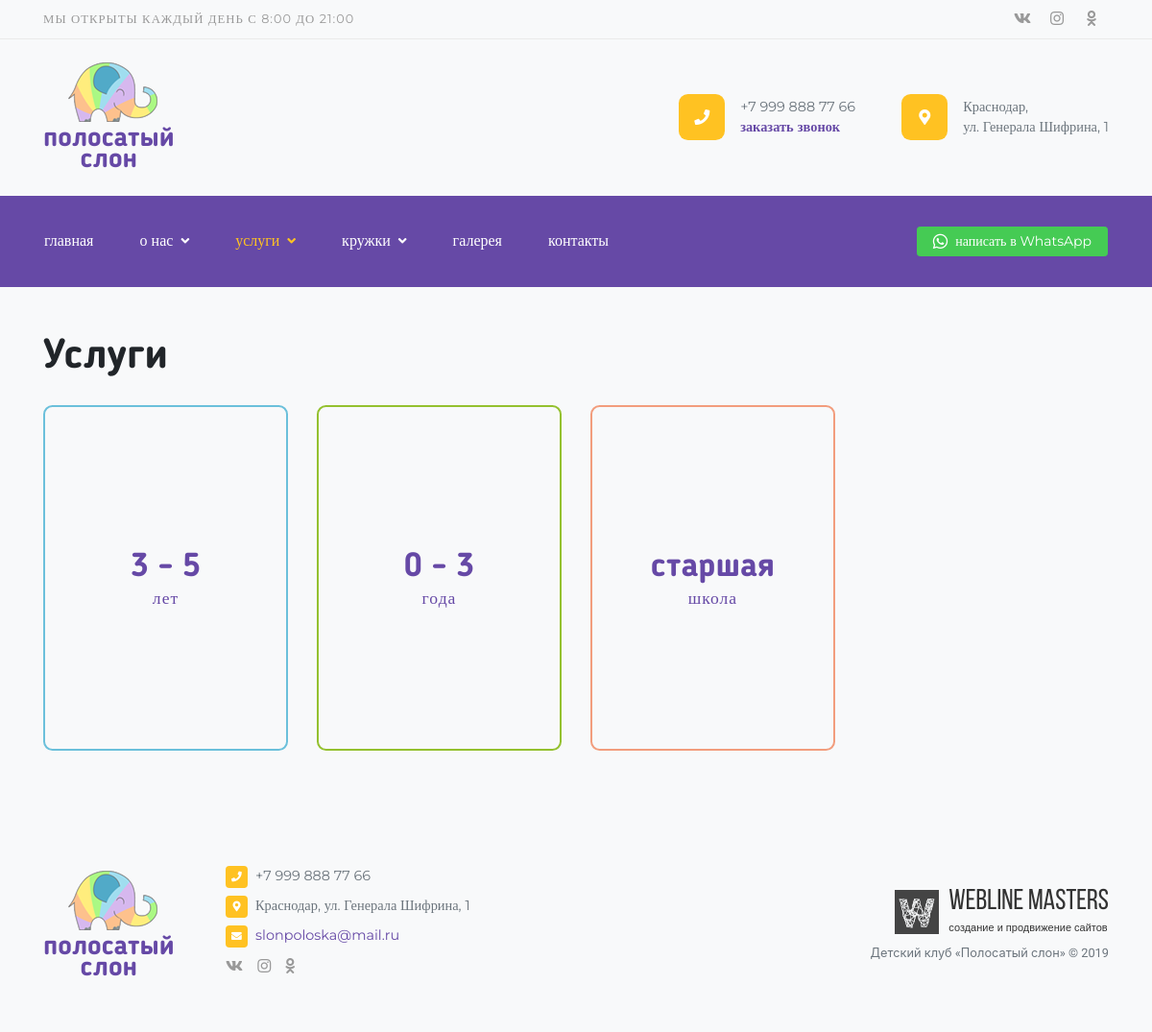
The app's page /services/category/service/ with its own data.
### contacts/models.py (models this page shows, shortened)
class Social(models.Model):
    name = models.CharField(max_length=250, verbose_name='Название социальной сети')
    short_name = models.CharField(max_length=250, verbose_name='Короткое название')
    link = models.URLField(max_length=250, verbose_name='Ссылка')
    class Meta:
        verbose_name = 'Социальная сеть'
        verbose_name_plural = 'Социальные сети'

class Phone(models.Model):
    phone = models.CharField(max_length=20, verbose_name='Телефон')
    class Meta:
        verbose_name = 'Телефон'
        verbose_name_plural = 'Телефоны'
    def __str__(self):
        return '%s' % self.phone

class Address(models.Model):
    address = models.CharField(max_length=250, verbose_name='Адрес')
    class Meta:
        verbose_name = 'Адрес'
        verbose_name_plural = 'Адреса'
    def __str__(self):
        return '%s' % self.address

class Email(models.Model):
    email = models.CharField(max_length=20, verbose_name='E-mail')
    class Meta:
        verbose_name = 'E-mail'
        verbose_name_plural = 'E-mails'
    def __str__(self):
        return '%s' % self.email

### services/models.py (models this page shows, shortened)
class Category(SEOOptimizable):
    title1 = models.CharField(max_length=120, verbose_name='Название (первая строка)')
    title2 = models.CharField(max_length=120, verbose_name='Название (вторая строка)', blank=True, null=True)
    slug = models.SlugField(max_length=250, verbose_name='Slug', unique=True)
    color_prefix = models.CharField(max_length=250, verbose_name='Префикс цвета')
    class Meta:
        verbose_name = 'Категория'
        verbose_name_plural = 'Категории'
        unique_together = ('title1', 'title2')
    def title(self):
        return '%s %s' % (self.title1, self.title2)

### services/views.py (the view)
# urls.py: path('category/<service_type>/', views.CategoriesView.as_view(), name='categories'),
class CategoriesView(View):
    def get(self, request, service_type):
        categories = Category.objects.all()
        if service_type == 'service':
            service_type_name = 'Услуги'
        elif service_type == 'artclass':
            service_type_name = 'Кружки'
        else:
            return redirect('/')
        context = {
            'categories': categories,
            'service_type': service_type,
            'service_type_name': service_type_name,
        }
        return render(request, 'services/categories.html', context)

### landing/context_processors.py (called while the page is built)
def context_info(request):
    phone = Phone.objects.first()
    messenger = Messenger.objects.first()
    address = Address.objects.first()
    email = Email.objects.first()
    socials = Social.objects.all()
    seo_titles = TitleTag.objects.all()
    callback_form = CallBackForm()
    categories = Category.objects.all()
    context = {
        'phone': phone,
        'address': address,
        'email': email,
        'messenger': messenger,
        'socials': socials,
        'seo_titles': seo_titles,
        'callback_form': callback_form,
        'categories': categories,
    }
    return context

### templates/services/categories.html
{% extends 'base.html' %}
{% block content %}
<div class="container pb-4 pb-lg-5">
    <h1 class="mt-0 mb-lg-4 mb-3">{{ service_type_name }}</h1>
    <div class="row">
        {% for category in categories %}
            <div class="col-lg-3 col-6">
                <div class="p-lg-5 p-3 rounded-lg d-flex justify-content-center align-items-center transition mb-4 cc btn btn-outline-{{ category.color_prefix }}">
                    <a href="{% url 'category' service_type=service_type category_slug=category.slug %}" class="d-block h2 m-0 text-center stretched-link">{{ category.title1 }}<span class="d-block font-2 h5 m-0 font-weight-normal letter-spacing">{{ category.title2 }}</span></a>
                </div>
            </div>
        {% endfor %}
    </div>
</div>
{% endblock content %}

### templates/__header.html (shortened to what this page needs)
{% load static %}
{% load flatpages %}
{% get_flatpages as flatpages %}
<div class="bg-light border-bottom border-gray d-none d-lg-block top-bar">
    <div class="container d-flex justify-content-between align-items-center">
        <span class="small mr-auto text-gray text-uppercase font-2 letter-spacing">
            Мы открыты каждый день с 8:00 до 21:00
        </span>
        {% for social in socials %}
            <a href="{{ social.link }}" target="_blank" class="text-gray py-2  {{ social.short_name }}"><i class="fab fa-{{ social.name }}"></i></a>
        {% endfor %}
    </div>
</div>
<div class="bg-light py-4 d-none d-lg-block top-bar-2">
    <div class="container d-flex justify-content-between align-items-center">
        <div class="position-relative text-center logo mr-auto">
            <img src="{% static 'images/logo.png' %}" class="ml-2 mb-2">
            <a href="{% url 'index' %}" class="stretched-link text-lowercase d-block font-3 font-weight-bolder">полосатый<br>слон</a>
        </div>
        <div class="top-contact d-flex justify-content-between align-items-center mr-5">
            <span class="bg-warning text-center rounded-lg mr-3"><i class="fas fa-phone text-white"></i></span>
            <div>
                <p class="text-muted font-2 smaller m-0">{{ phone }}</p>
                <p class="font-2 smaller font-weight-bold m-0"><a href="#" data-toggle="modal" data-target="#CallBackModal">заказать звонок</a></p>
            </div>
        </div>
        <div class="top-contact d-flex justify-content-between align-items-center">
            <span class="bg-warning text-center rounded-lg mr-3"><i class="fas fa-map-marker-alt text-white"></i></span>
            <div>
                <p class="text-muted font-2 smaller m-0 w-10">{{ address|safe }}</p>
            </div>
        </div>
    </div>
</div>
<nav class="navbar navbar-expand-lg navbar-dark bg-primary sticky-top py-lg-4 mb-lg-5 mb-4 py-1">
    <div class="container px-3">
        <div class="collapse navbar-collapse">
            <ul class="navbar-nav mr-auto">
                <li class="nav-item">
                    <a class="nav-link text-lowercase font-2" href="{% url 'index' %}">главная</a>
                </li>
                <li class="nav-item dropdown">
                    <a class="nav-link text-lowercase dropdown-toggle font-2 {% if '/content-startpoint/' in request.path %}active{% endif %}
                                                                             {% for page in flatpages %} {% if page.url in request.path %}active{% endif %} {% endfor %}" href="{% url 'content_startpoint' %}">
                        о нас<i class="fas fa-angle-down fa-sm ml-2"></i>
                    </a>
                </li>
                <li class="nav-item dropdown">
                    <a class="nav-link text-lowercase dropdown-toggle font-2 {% if '/services/category/service/' in request.path %}active{% endif %}" href="{% url 'categories' service_type='service' %}">
                        услуги<i class="fas fa-angle-down fa-sm ml-2"></i>
                    </a>
                </li>
                <li class="nav-item dropdown">
                    <a class="nav-link text-lowercase dropdown-toggle font-2  {% if '/services/category/artclass/' in request.path %}active{% endif %}" href="{% url 'categories' service_type='artclass' %}">
                        кружки<i class="fas fa-angle-down fa-sm ml-2"></i>
                    </a>
                </li>
                <li class="nav-item">
                    <a class="nav-link text-lowercase font-2  {% if '/gallery/' in request.path %}active{% endif %}" href="{% url 'gallery' %}">галерея</a>
                </li>
                <li class="nav-item">
                    <a class="nav-link text-lowercase font-2  {% if '/contacts/' in request.path %}active{% endif %}" href="{% url 'contacts' %}">контакты</a>
                </li>
            </ul>
            <span class="navbar-text">
                <a href="https://wa.me/{{ messenger.number }}?text={{ messenger.text }}" target="_blank" class="btn btn-secondary btn-sm text-white font-2 small"><i class="fab fa-whatsapp align-middle mr-2" style="color: #fff; font-size: 1.1rem;"></i><span class="d-none d-xl-inline">написать в </span>WhatsApp</a>
            </span>
        </div>
    </div>
</nav>

### templates/__footer.html
{% load static %}
<footer class="footer bg-light py-4 py-lg-5">
    <div class="container">
        <div class="row d-flex align-items-center">
            <div class="col-lg-2">
                <div class="position-relative d-lg-inline-block d-none text-center logo">
                    <img src="{% static 'images/logo.png' %}" class="ml-2 mb-2">
                    <a href="{% url 'index' %}" class="stretched-link text-lowercase d-block font-3 font-weight-bolder">полосатый<br>слон</a>
                </div>
            </div>
            <div class="col-xl-7 col-lg-6 col-md-6">
                <ul class="list-unstyled">
                    <li class="smaller d-flex justify-content-start align-items-start">
                        <i class="fas fa-phone fa-xs fcm mr-2"></i>
                        <p class="m-0 font-2 text-muted">{{ phone }}</p>
                    </li>
                    <li class="smaller d-flex justify-content-start align-items-start">
                        <i class="fas fa-map-marker-alt fa-xs fcm mr-2"></i>
                        <p class="m-0 font-2 text-muted">{{ address|striptags }}</p>
                    </li>
                    <li class="smaller d-flex justify-content-start align-items-start">
                        <i class="fas fa-envelope fa-xs fcm mr-2"></i>
                        <p class="m-0 font-2 text-muted"><a href="mailto:{{ email }}">{{ email }}</a></p>
                    </li>
                    <li>
                        {% for social in socials %}
                            <a href="{{ social.link }}" target="_blank" class="text-gray {{ social.short_name }}"><i class="fab fa-{{ social.name }}"></i></a>
                        {% endfor %}
                    </li>
                </ul>
            </div>
            <div class="col-xl-3 col-lg-4 col-md-6">
                <a class="devlogo mb-1 mt-4 mt-md-0 ml-md-auto" href="http://wlms.info" target="_blank">
                    <img src="{% static 'images/devlogo.png' %}" alt="...">
                    <div class="devlogo-text">
                        <span>Webline Masters</span>
                        <span>создание и продвижение сайтов</span>
                    </div>
                </a>
                <p class="m-0 text-muted small text-md-right">Детский клуб «Полосатый слон» © 2019</p>
            </div>
        </div>
    </div>
</footer>

### dev_static/css/style.css (style rules this page uses)
html { position: relative; min-height: 100%; }
body { overflow-x: hidden; }
.footer { position: absolute; bottom: 0; width: 100%; }
.devlogo { display: table; }
.devlogo img, .devlogo-text { display: table-cell; vertical-align: top; }
.devlogo span { display: block; margin-left: 10px; font-family: "BebasNeueRegular", sans-serif; font-size: 30px; line-height: 26px; color: #333; -webkit-transition: all .1s ease-in-out; transition: all .1s ease-in-out; }
.devlogo span:last-child { font-size: 11px; font-family: "Arial", sans-serif; }
.dropdown-toggle > i { -webkit-transition: -webkit-transform .2s ease-in-out; transition: -webkit-transform .2s ease-in-out; transition: transform .2s ease-in-out; transition: transform .2s ease-in-out, -webkit-transform .2s ease-in-out; }
.vk, .inst, .odn { width: 36px; text-align: center; }
.logo a { font-size: 28px; line-height: 1.4rem; -webkit-transition: color .1s ease-in-out; transition: color .1s ease-in-out; }
.top-contact span { width: 48px; height: 48px; }
.top-contact span i { line-height: 48px; }

### records on screen
Phone: phone "+7 999 888 77 66"
Address: address "Краснодар, ул. Генерала Шифрина, 1"
Category: title1 "3 - 5", title2 "лет"
Category: title1 "0 - 3", title2 "года"
Category: title1 "старшая", title2 "школа"
Email: email "slonpoloska@mail.ru"

### other values on screen
{{ service_type_name }} "Услуги"
